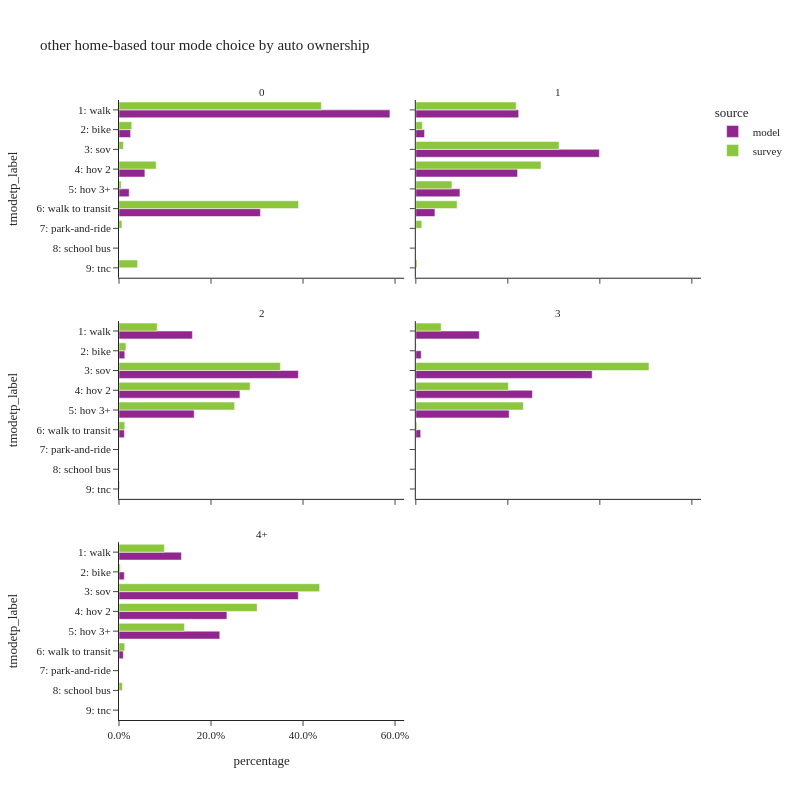

The cell this chart's notebook holds for it:
### Code cell
plot_mode_choice(hb_tour.loc[hb_tour['auto_ownership_4+']!="-1"],"auto_ownership_4+",
                 {"auto_ownership_4+":["0","1","2","3","4+"],
                  "tmodetp_label":mode_cat.values()},
                 "auto ownership",2,800)

### Figure 1 — Plotly figure (JSON) as saved in the notebook; plotly's stock layout.template omitted (floating-point values rounded to 4 significant figures)
{"data": [{"alignmentgroup": "True", "customdata": [[99344], [4261], [9494], [3739], [51857]], "hovertemplate": "source=model<br>auto_ownership_4+=0<br>percentage=%{x}<br>tmodetp_label=%{y}<br>sample count=%{customdata[0]}<extra></extra>", "legendgroup": "model", "marker": {"color": "#91268F", "pattern": {"shape": ""}}, "name": "model", "offsetgroup": "model", "orientation": "h", "showlegend": true, "textposition": "auto", "type": "bar", "x": [0.5889, 0.02526, 0.05628, 0.02216, 0.3074], "xaxis": "x5", "y": ["1: walk", "2: bike", "4: hov 2", "5: hov 3+", "6: walk to transit"], "yaxis": "y5"}, {"alignmentgroup": "True", "customdata": [[152499], [12932], [272148], [150900], [65407], [28334]], "hovertemplate": "source=model<br>auto_ownership_4+=1<br>percentage=%{x}<br>tmodetp_label=%{y}<br>sample count=%{customdata[0]}<extra></extra>", "legendgroup": "model", "marker": {"color": "#91268F", "pattern": {"shape": ""}}, "name": "model", "offsetgroup": "model", "orientation": "h", "showlegend": false, "textposition": "auto", "type": "bar", "x": [0.2235, 0.01896, 0.3989, 0.2212, 0.09587, 0.04153], "xaxis": "x6", "y": ["1: walk", "2: bike", "3: sov", "4: hov 2", "5: hov 3+", "6: walk to transit"], "yaxis": "y6"}, {"alignmentgroup": "True", "customdata": [[172367], [13609], [421194], [283927], [176529], [12625]], "hovertemplate": "source=model<br>auto_ownership_4+=2<br>percentage=%{x}<br>tmodetp_label=%{y}<br>sample count=%{customdata[0]}<extra></extra>", "legendgroup": "model", "marker": {"color": "#91268F", "pattern": {"shape": ""}}, "name": "model", "offsetgroup": "model", "orientation": "h", "showlegend": false, "textposition": "auto", "type": "bar", "x": [0.1596, 0.0126, 0.3899, 0.2628, 0.1634, 0.01169], "xaxis": "x3", "y": ["1: walk", "2: bike", "3: sov", "4: hov 2", "5: hov 3+", "6: walk to transit"], "yaxis": "y3"}, {"alignmentgroup": "True", "customdata": [[77174], [6564], [214265], [141635], [113400], [5903]], "hovertemplate": "source=model<br>auto_ownership_4+=3<br>percentage=%{x}<br>tmodetp_label=%{y}<br>sample count=%{customdata[0]}<extra></extra>", "legendgroup": "model", "marker": {"color": "#91268F", "pattern": {"shape": ""}}, "name": "model", "offsetgroup": "model", "orientation": "h", "showlegend": false, "textposition": "auto", "type": "bar", "x": [0.1381, 0.01174, 0.3833, 0.2534, 0.2029, 0.01056], "xaxis": "x4", "y": ["1: walk", "2: bike", "3: sov", "4: hov 2", "5: hov 3+", "6: walk to transit"], "yaxis": "y4"}, {"alignmentgroup": "True", "customdata": [[49272], [4191], [141524], [85153], [79551], [3414]], "hovertemplate": "source=model<br>auto_ownership_4+=4+<br>percentage=%{x}<br>tmodetp_label=%{y}<br>sample count=%{customdata[0]}<extra></extra>", "legendgroup": "model", "marker": {"color": "#91268F", "pattern": {"shape": ""}}, "name": "model", "offsetgroup": "model", "orientation": "h", "showlegend": false, "textposition": "auto", "type": "bar", "x": [0.1357, 0.01154, 0.3898, 0.2345, 0.2191, 0.009402], "xaxis": "x", "y": ["1: walk", "2: bike", "3: sov", "4: hov 2", "5: hov 3+", "6: walk to transit"], "yaxis": "y"}, {"alignmentgroup": "True", "customdata": [[247], [28], [10], [17], [13], [132], [5], [1], [13]], "hovertemplate": "source=survey<br>auto_ownership_4+=0<br>percentage=%{x}<br>tmodetp_label=%{y}<br>sample count=%{customdata[0]}<extra></extra>", "legendgroup": "survey", "marker": {"color": "#8CC63E", "pattern": {"shape": ""}}, "name": "survey", "offsetgroup": "survey", "orientation": "h", "showlegend": true, "textposition": "auto", "type": "bar", "x": [0.4399, 0.02778, 0.009478, 0.08072, 0.0048, 0.3903, 0.006378, 0.000184, 0.04041], "xaxis": "x5", "y": ["1: walk", "2: bike", "3: sov", "4: hov 2", "5: hov 3+", "6: walk to transit", "7: park-and-ride", "8: school bus", "9: tnc"], "yaxis": "y5"}, {"alignmentgroup": "True", "customdata": [[460], [54], [587], [313], [177], [55], [6], [2], [6]], "hovertemplate": "source=survey<br>auto_ownership_4+=1<br>percentage=%{x}<br>tmodetp_label=%{y}<br>sample count=%{customdata[0]}<extra></extra>", "legendgroup": "survey", "marker": {"color": "#8CC63E", "pattern": {"shape": ""}}, "name": "survey", "offsetgroup": "survey", "orientation": "h", "showlegend": false, "textposition": "auto", "type": "bar", "x": [0.2182, 0.01425, 0.3113, 0.2722, 0.0785, 0.08977, 0.01299, 4.139e-05, 0.00279], "xaxis": "x6", "y": ["1: walk", "2: bike", "3: sov", "4: hov 2", "5: hov 3+", "6: walk to transit", "7: park-and-ride", "8: school bus", "9: tnc"], "yaxis": "y6"}, {"alignmentgroup": "True", "customdata": [[203], [20], [527], [396], [292], [14], [5], [1], [5]], "hovertemplate": "source=survey<br>auto_ownership_4+=2<br>percentage=%{x}<br>tmodetp_label=%{y}<br>sample count=%{customdata[0]}<extra></extra>", "legendgroup": "survey", "marker": {"color": "#8CC63E", "pattern": {"shape": ""}}, "name": "survey", "offsetgroup": "survey", "orientation": "h", "showlegend": false, "textposition": "auto", "type": "bar", "x": [0.08297, 0.01509, 0.3508, 0.2851, 0.2513, 0.01256, 0.0006169, 0.0001515, 0.001486], "xaxis": "x3", "y": ["1: walk", "2: bike", "3: sov", "4: hov 2", "5: hov 3+", "6: walk to transit", "7: park-and-ride", "8: school bus", "9: tnc"], "yaxis": "y3"}, {"alignmentgroup": "True", "customdata": [[40], [3], [199], [96], [56], [2]], "hovertemplate": "source=survey<br>auto_ownership_4+=3<br>percentage=%{x}<br>tmodetp_label=%{y}<br>sample count=%{customdata[0]}<extra></extra>", "legendgroup": "survey", "marker": {"color": "#8CC63E", "pattern": {"shape": ""}}, "name": "survey", "offsetgroup": "survey", "orientation": "h", "showlegend": false, "textposition": "auto", "type": "bar", "x": [0.0551, 0.0008285, 0.5068, 0.2012, 0.2337, 0.002381], "xaxis": "x4", "y": ["1: walk", "2: bike", "3: sov", "4: hov 2", "5: hov 3+", "6: walk to transit"], "yaxis": "y4"}, {"alignmentgroup": "True", "customdata": [[14], [3], [73], [48], [17], [3], [1]], "hovertemplate": "source=survey<br>auto_ownership_4+=4+<br>percentage=%{x}<br>tmodetp_label=%{y}<br>sample count=%{customdata[0]}<extra></extra>", "legendgroup": "survey", "marker": {"color": "#8CC63E", "pattern": {"shape": ""}}, "name": "survey", "offsetgroup": "survey", "orientation": "h", "showlegend": false, "textposition": "auto", "type": "bar", "x": [0.09862, 0.002935, 0.4361, 0.3003, 0.1423, 0.0124, 0.007407], "xaxis": "x", "y": ["1: walk", "2: bike", "3: sov", "4: hov 2", "5: hov 3+", "6: walk to transit", "8: school bus"], "yaxis": "y"}], "layout": {"annotations": [{"font": {}, "showarrow": false, "text": "4+", "x": 0.245, "xanchor": "center", "xref": "paper", "y": 0.2867, "yanchor": "bottom", "yref": "paper"}, {"font": {}, "showarrow": false, "text": "2", "x": 0.245, "xanchor": "center", "xref": "paper", "y": 0.6433, "yanchor": "bottom", "yref": "paper"}, {"font": {}, "showarrow": false, "text": "3", "x": 0.755, "xanchor": "center", "xref": "paper", "y": 0.6433, "yanchor": "bottom", "yref": "paper"}, {"font": {}, "showarrow": false, "text": "0", "x": 0.245, "xanchor": "center", "xref": "paper", "y": 1.0, "yanchor": "bottom", "yref": "paper"}, {"font": {}, "showarrow": false, "text": "1", "x": 0.755, "xanchor": "center", "xref": "paper", "y": 1.0, "yanchor": "bottom", "yref": "paper"}], "barmode": "group", "height": 800, "legend": {"title": {"text": "source"}, "tracegroupgap": 0}, "title": {"text": "other home-based tour mode choice by auto ownership"}, "width": 800, "xaxis": {"anchor": "y", "domain": [0.0, 0.49], "tickformat": ".1%", "title": {"text": "percentage"}}, "xaxis2": {"anchor": "y2", "domain": [0.51, 1.0], "matches": "x", "tickformat": ".1%", "title": {"text": "percentage"}}, "xaxis3": {"anchor": "y3", "domain": [0.0, 0.49], "matches": "x", "showticklabels": false, "tickformat": ".1%"}, "xaxis4": {"anchor": "y4", "domain": [0.51, 1.0], "matches": "x", "showticklabels": false, "tickformat": ".1%"}, "xaxis5": {"anchor": "y5", "domain": [0.0, 0.49], "matches": "x", "showticklabels": false, "tickformat": ".1%"}, "xaxis6": {"anchor": "y6", "domain": [0.51, 1.0], "matches": "x", "showticklabels": false, "tickformat": ".1%"}, "yaxis": {"anchor": "x", "categoryarray": ["9: tnc", "8: school bus", "7: park-and-ride", "6: walk to transit", "5: hov 3+", "4: hov 2", "3: sov", "2: bike", "1: walk"], "categoryorder": "array", "domain": [0.0, 0.2867], "title": {"text": "tmodetp_label"}}, "yaxis2": {"anchor": "x2", "domain": [0.0, 0.2867], "matches": "y", "showticklabels": false}, "yaxis3": {"anchor": "x3", "categoryarray": ["9: tnc", "8: school bus", "7: park-and-ride", "6: walk to transit", "5: hov 3+", "4: hov 2", "3: sov", "2: bike", "1: walk"], "categoryorder": "array", "domain": [0.3567, 0.6433], "matches": "y", "title": {"text": "tmodetp_label"}}, "yaxis4": {"anchor": "x4", "domain": [0.3567, 0.6433], "matches": "y", "showticklabels": false}, "yaxis5": {"anchor": "x5", "categoryarray": ["9: tnc", "8: school bus", "7: park-and-ride", "6: walk to transit", "5: hov 3+", "4: hov 2", "3: sov", "2: bike", "1: walk"], "categoryorder": "array", "domain": [0.7133, 1.0], "matches": "y", "title": {"text": "tmodetp_label"}}, "yaxis6": {"anchor": "x6", "domain": [0.7133, 1.0], "matches": "y", "showticklabels": false}}}
